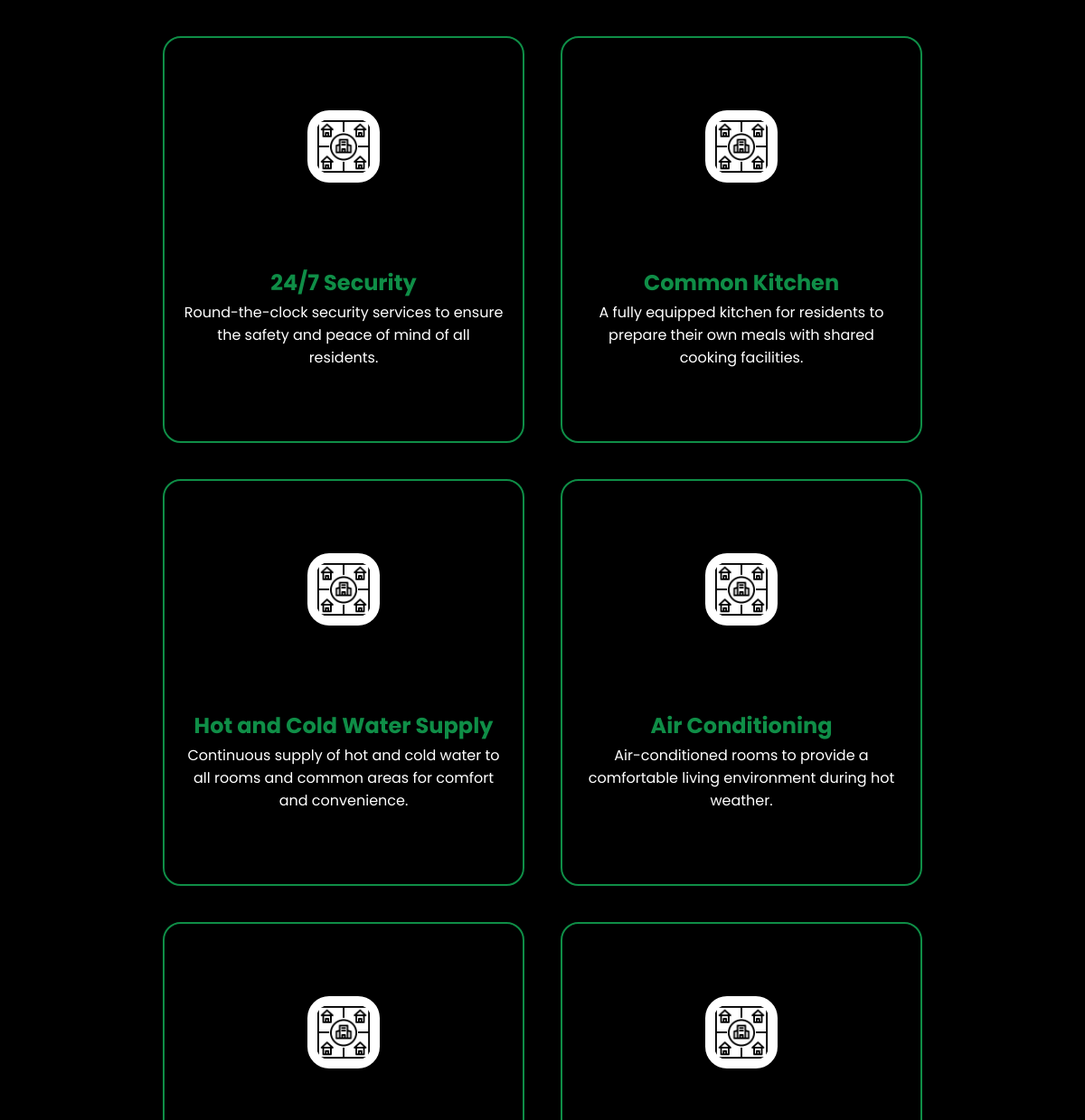
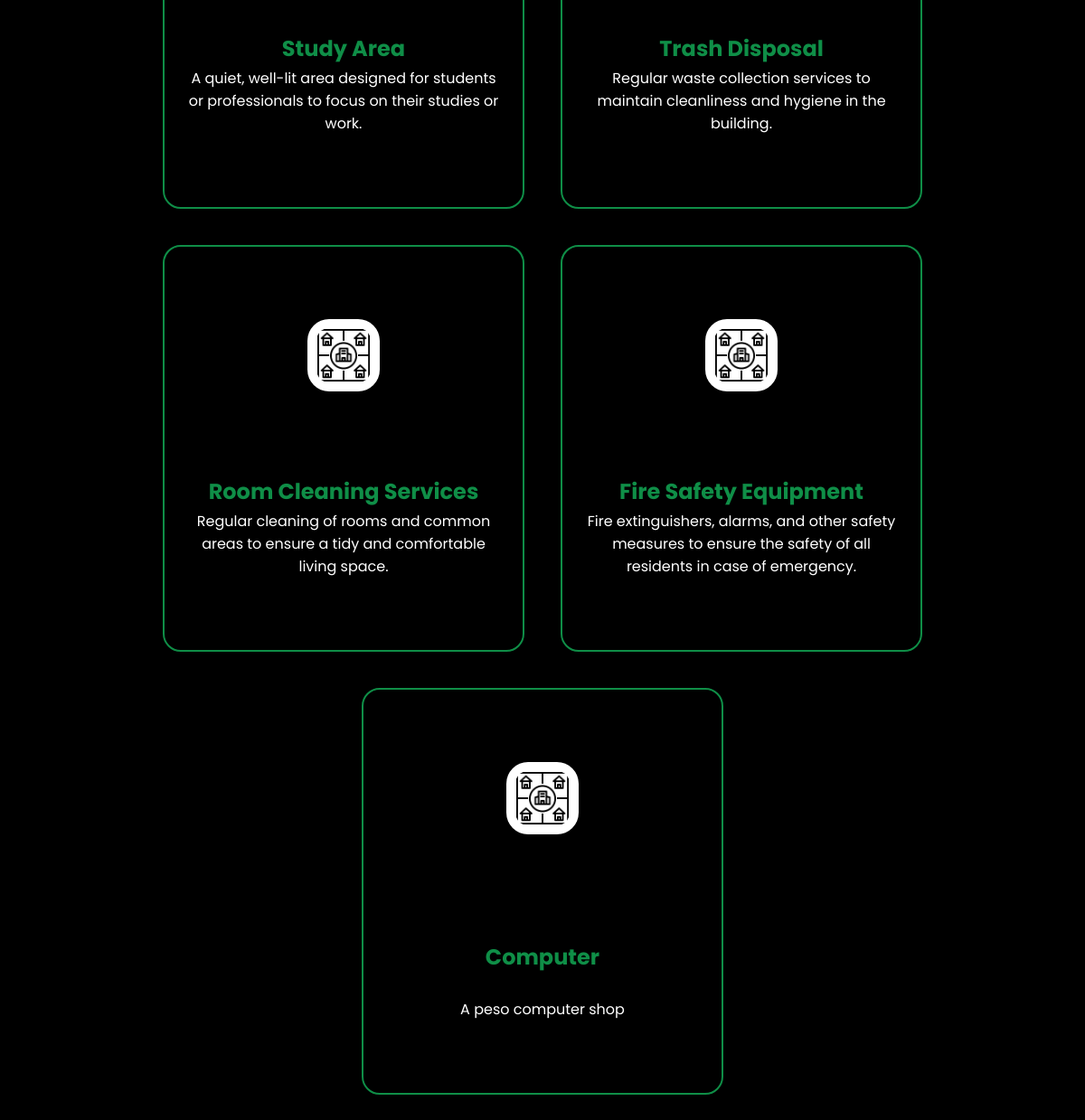
/ADVERTISEMENT/aminities.php, run on the app's committed database (2 pictures, top to bottom).
### tables this page shows
CREATE TABLE `aminities_services` (
  `amiser_id` int(20) NOT NULL,
  `amiser_title` varchar(50) NOT NULL,
  `amiser_desc` text NOT NULL,
  `amiser_status` varchar(20) NOT NULL
);

### ADVERTISEMENT/aminities.php (the view, shortened to what this page needs)
<?php
include_once '../DATABASE/dbConnector.php';
$sql = "SELECT amiser_title, amiser_desc FROM aminities_services WHERE amiser_status = 'aminities'";
$result = $conn->query($sql);
$amenities = [];
if ($result->num_rows > 0) {
    while ($row = $result->fetch_assoc()) {
        $amenities[] = $row;
    }
}
?>
<!DOCTYPE html>
<html lang="en">
<head>
    <link rel="stylesheet" href="style.css?v=1.0">
    <link href='https://unpkg.com/boxicons@2.1.4/css/boxicons.min.css' rel='stylesheet'>
</head>
<body>
    <section id="wrapper">
        <div id="aminities">
            <?php foreach ($amenities as $amenity): ?>
                <div class="aminities-info">
                    <img src="images/urban.png" alt="Amenity Icon">
                    <h1><?php echo htmlspecialchars($amenity['amiser_title']); ?></h1>
                    <p><?php echo nl2br(htmlspecialchars($amenity['amiser_desc'])); ?></p>
                </div>
            <?php endforeach; ?>
        </div>
    </section>
</body>
</html>

### ADVERTISEMENT/style.css (style rules this page uses)
html { scroll-behavior: smooth; height: 100%; margin: 0; background-color: black; }
body { height: 100%; margin: 0; font-family: "Poppins", sans-serif; font-optical-sizing: auto; overflow: hidden; color: white; }
* { margin: 0; padding: 0; box-sizing: border-box; }
#wrapper { width: 100vw; max-width: 1920px; min-width: 370px; margin: auto; height: 100vh; background-color: black; overflow: auto; }
#aminities { padding: 20px; display: flex; flex-wrap: wrap; align-items: center; justify-content: center; width: 100%; height: auto; padding-bottom: 100px; }
.aminities-info { display: flex; flex-direction: column; align-items: center; margin: 20px; border: solid 2px #0f8e47; width: 400px; padding: 20px; border-radius: 20px; min-height: 450px; justify-content: space-between; box-sizing: border-box; align-self: stretch; }
.aminities-info img { width: 80px; margin: 60px 0 90px 0; padding: 10px; background-color: white; border-radius: 30%; }
.aminities-info h1 { color: #0f8e47; }
.aminities-info p { color: white; text-align: center; line-height: 25px; margin: 0; padding: 0 0 60px 0; }

### data on the page
aminities_services: amiser_title "24/7 Security", amiser_desc "Round-the-clock security services to ensure the safety and peace of mind of all residents."
aminities_services: amiser_title "Common Kitchen", amiser_desc "A fully equipped kitchen for residents to prepare their own meals with shared cooking facilities."
aminities_services: amiser_title "Hot and Cold Water Supply", amiser_desc "Continuous supply of hot and cold water to all rooms and common areas for comfort and convenience."
aminities_services: amiser_title "Air Conditioning", amiser_desc "Air-conditioned rooms to provide a comfortable living environment during hot weather."
aminities_services: amiser_title "Study Area", amiser_desc "A quiet, well-lit area designed for students or professionals to focus on their studies or work."
aminities_services: amiser_title "Trash Disposal", amiser_desc "Regular waste collection services to maintain cleanliness and hygiene in the building."
aminities_services: amiser_title "Room Cleaning Services", amiser_desc "Regular cleaning of rooms and common areas to ensure a tidy and comfortable living space."
aminities_services: amiser_title "Fire Safety Equipment", amiser_desc "Fire extinguishers, alarms, and other safety measures to ensure the safety of all residents in case of emergency."
aminities_services: amiser_title "Computer", amiser_desc "A peso computer shop"
